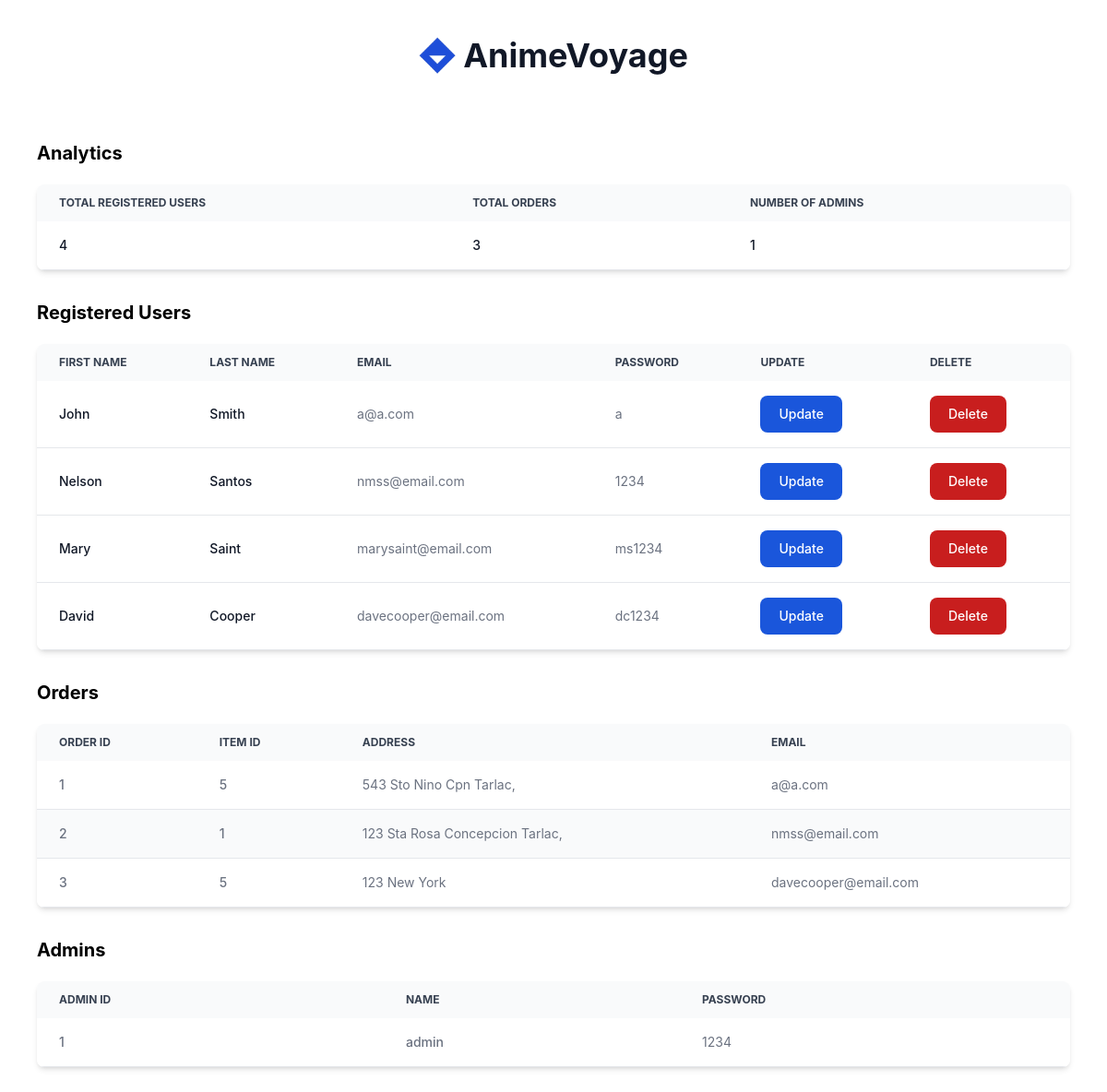
/admin-table.php, run on the app's committed database.
### tables this page shows
CREATE TABLE `users` (
  `userid` int(11) NOT NULL,
  `userfirstname` varchar(11) NOT NULL,
  `userlastname` varchar(11) NOT NULL,
  `useremail` varchar(50) NOT NULL,
  `userpassword` varchar(11) NOT NULL
);

CREATE TABLE `orders` (
  `orderid` int(11) NOT NULL,
  `itemid` int(11) NOT NULL,
  `useraddress` varchar(100) NOT NULL,
  `orderemail` varchar(50) NOT NULL
);

### admin-table.php (the view, shortened to what this page needs)
<?php
include 'dbcon.php';
?>
<!DOCTYPE html>
<html lang="en">
<head>
    <link href="https://cdnjs.cloudflare.com/ajax/libs/flowbite/2.2.0/flowbite.min.css" rel="stylesheet" />
</head>
<body>
    <a href="#" class="flex items-center justify-center mb-10 text-4xl font-bold text-gray-900">
          <img class="w-10 h-10 mr-2" src="./assets/logo.png" alt="logo">
          AnimeVoyage
    </a>
    <h2 class="text-xl pt-8 font-bold pb-5 md:text-2xl md:mb-4">Analytics</h2>
    <div class="relative overflow-x-auto shadow-md sm:rounded-lg">
        <table class="w-full text-sm text-left rtl:text-right text-gray-500 dark:text-gray-400">
            <thead class="text-xs text-gray-700 uppercase bg-gray-50 dark:bg-gray-700 dark:text-gray-400">
                <tr>
                    <th scope="col" class="px-6 py-3">
                        Total Registered Users
                    </th>
                    <th scope="col" class="px-6 py-3">
                        Total Orders
                    </th>
                    <th scope="col" class="px-6 py-3">
                        Number of Admins
                    </th>
                </tr>
            </thead>
            <tbody>
                <?php
                    $sql = "SELECT COUNT(*) as count FROM users";
                    $stmt = $con->prepare($sql);
                    $stmt->execute();
                    $result = $stmt->get_result();
                    while ($row = $result->fetch_assoc()) {
                ?>
                    <tr class="odd:bg-white odd:dark:bg-gray-900 even:bg-gray-50 even:dark:bg-gray-800
                        border-b dark:border-gray-700">
                        <th scope="row" class="px-6 py-4 font-medium text-gray-900 whitespace-nowrap">
                            <?php echo $row['count']; ?>
                        </th>
                    <?php }
                        $sql = "SELECT COUNT(*) as count1 FROM orders";
                        $stmt = $con->prepare($sql);
                        $stmt->execute();
                        $result = $stmt->get_result();
                        while ($row = $result->fetch_assoc()) {
                    ?>
                        <td class="px-6 py-4 font-medium text-gray-900 whitespace-nowrap">
                            <?php echo $row['count1']; ?>
                        </td>
                    <?php }
                        $sql = "SELECT COUNT(*) as count2 FROM `admin`";
                        $stmt = $con->prepare($sql);
                        $stmt->execute();
                        $result = $stmt->get_result();
                        while ($row = $result->fetch_assoc()) {
                    ?>
                        <td class="px-6 py-4 font-medium text-gray-900 whitespace-nowrap">
                            <?php echo $row['count2']; ?>
                        </td>
                    </tr>
                    <?php } ?>
            </tbody>
        </table>
    </div>
    <h2 class="text-xl pt-8 font-bold pb-5 md:text-2xl md:mb-4">Registered Users</h2>
    <div class="relative overflow-x-auto shadow-md sm:rounded-lg">
        <table class="w-full text-sm text-left rtl:text-right text-gray-500 dark:text-gray-400">
            <thead class="text-xs text-gray-700 uppercase bg-gray-50 dark:bg-gray-700 dark:text-gray-400">
                <tr>
                    <th scope="col" class="px-6 py-3">
                        First Name
                    </th>
                    <th scope="col" class="px-6 py-3">
                        Last Name
                    </th>
                    <th scope="col" class="px-6 py-3">
                        Email
                    </th>
                    <th scope="col" class="px-6 py-3">
                        Password
                    </th>
                    <th scope="col" class="px-6 py-3">
                        Update
                    </th>
                    <th scope="col" class="px-6 py-3">
                        Delete
                    </th>
                </tr>
            </thead>
            <tbody>
                <?php
                $sql = "SELECT * FROM users";
                $stmt = $con->prepare($sql);
                $stmt->execute();
                $result = $stmt->get_result();
                while ($row = $result->fetch_assoc()) {
                ?>
                    <tr class="odd:bg-white odd:dark:bg-gray-900 even:bg-gray-50 even:dark:bg-gray-800
                        border-b dark:border-gray-700">
                        <th scope="row" class="px-6 py-4 font-medium text-gray-900 whitespace-nowrap">
                            <?php echo $row['userfirstname']; ?>
                        </th>
                        <td class="px-6 py-4 font-medium text-gray-900 whitespace-nowrap">
                            <?php echo $row['userlastname']; ?>
                        </td>
                        <td class="px-6 py-4">
                            <?php echo $row['useremail']; ?>
                        </td>
                        <td class="px-6 py-4">
                            <?php echo $row['userpassword']; ?>
                        </td>
                        <td class="px-6 py-4">
                            <button onclick="openUpdate()" data-modal-target="#updatemodal-<?php echo $row['userid']; ?>"
                             data-modal-toggle="modal" class="block text-white bg-blue-700 hover:bg-blue-800
                             focus:ring-4 focus:outline-none focus:ring-blue-300 font-medium rounded-lg text-sm px-5
                             py-2.5 text-center dark:bg-blue-600 dark:hover:bg-blue-700 dark:focus:ring-blue-800" type="button">
                                Update
                            </button>
                        </td>
                        <td class="px-6 py-4">
                            <button onclick="openDelete()" data-modal-target="#deletemodal-<?php echo $row['userid']; ?>"
                            data-modal-toggle="modal" class="block text-white bg-red-700 hover:bg-red-800 focus:ring-4
                            focus:outline-none focus:ring-blue-300 font-medium rounded-lg text-sm px-5 py-2.5 text-center
                            dark:bg-blue-600 dark:hover:bg-blue-700 dark:focus:ring-blue-800" type="button">
                                Delete
                            </button>
                        </td>
                    </tr>
                <?php } ?>
            </tbody>
        </table>
    </div>
    <h2 class="text-xl pt-8 font-bold pb-5 md:text-2xl md:mb-4">Orders</h2>
    <div class="relative overflow-x-auto shadow-md sm:rounded-lg">
        <table class="w-full text-sm text-left rtl:text-right text-gray-500 dark:text-gray-400">
            <thead class="text-xs text-gray-700 uppercase bg-gray-50 dark:bg-gray-700 dark:text-gray-400">
                <tr>
                    <th scope="col" class="px-6 py-3">
                        Order ID
                    </th>
                    <th scope="col" class="px-6 py-3">
                        Item ID
                    </th>
                    <th scope="col" class="px-6 py-3">
                        Address
                    </th>
                    <th scope="col" class="px-6 py-3">
                        Email
                    </th>
                </tr>
            </thead>
            <tbody>
                <?php
                $sql = "SELECT * FROM orders";
                $stmt = $con->prepare($sql);
                $stmt->execute();
                $result = $stmt->get_result();
                while ($row = $result->fetch_assoc()) {
                ?>
                    <tr class="odd:bg-white odd:dark:bg-gray-900 even:bg-gray-50 even:dark:bg-gray-800
                        border-b dark:border-gray-700">
                        <th scope="row" class="px-6 py-4 font-medium whitespace-nowrap">
                            <?php echo $row['orderid']; ?>
                        </th>
                        <td class="px-6 py-4 font-medium whitespace-nowrap">
                            <?php echo $row['itemid']; ?>
                        </td>
                        <td class="px-6 py-4">
                            <?php echo $row['useraddress']; ?>
                        </td>
                        <td class="px-6 py-4">
                            <?php echo $row['orderemail']; ?>
                        </td>
                    </tr>
                <?php } ?>
            </tbody>
        </table>
    </div>
    <h2 class="text-xl pt-8 font-bold pb-5 md:text-2xl md:mb-4">Admins</h2>
    <div class="relative overflow-x-auto shadow-md sm:rounded-lg">
        <table class="w-full text-sm text-left rtl:text-right text-gray-500 dark:text-gray-400">
            <thead class="text-xs text-gray-700 uppercase bg-gray-50 dark:bg-gray-700 dark:text-gray-400">
                <tr>
                    <th scope="col" class="px-6 py-3">
                        Admin ID
                    </th>
                    <th scope="col" class="px-6 py-3">
                        Name
                    </th>
                    <th scope="col" class="px-6 py-3">
                        Password
                    </th>
                </tr>
            </thead>
            <tbody>
                <?php
                $sql = "SELECT * FROM admin";
                $stmt = $con->prepare($sql);
                $stmt->execute();
                $result = $stmt->get_result();
                while ($row = $result->fetch_assoc()) {
                ?>
                    <tr class="odd:bg-white odd:dark:bg-gray-900 even:bg-gray-50 even:dark:bg-gray-800
                        border-b dark:border-gray-700">
                        <th scope="row" class="px-6 py-4 font-medium whitespace-nowrap">
                            <?php echo $row['adminid']; ?>
                        </th>
                        <td class="px-6 py-4 font-medium whitespace-nowrap">
                            <?php echo $row['adminname']; ?>
                        </td>
                        <td class="px-6 py-4">
                            <?php echo $row['adminpassword']; ?>
                        </td>
                    </tr>
                <?php } ?>
            </tbody>
        </table>
    </div>
    </body>
</html>

### admin-table.php (style rules this page uses)
body, html { padding: 20px; background-color: white; }

### data on the page
users: userfirstname "John", userlastname "Smith", useremail "a@a.com", userpassword "a"
users: userfirstname "Nelson", userlastname "Santos", useremail "nmss@email.com", userpassword "1234"
users: userfirstname "Mary", userlastname "Saint", useremail "marysaint@email.com", userpassword "ms1234"
users: userfirstname "David", userlastname "Cooper", useremail "davecooper@email.com", userpassword "dc1234"
orders: orderid "1", itemid "5", useraddress "543 Sto Nino Cpn Tarlac,", orderemail "a@a.com"
orders: orderid "2", itemid "1", useraddress "123 Sta Rosa Concepcion Tarlac,", orderemail "nmss@email.com"
orders: orderid "3", itemid "5", useraddress "123 New York", orderemail "davecooper@email.com"

### other printed values
$row['count'] "4"
$row['count1'] "3"
$row['count2'] "1"
$row['adminid'] "1"
$row['adminname'] "admin"
$row['adminpassword'] "1234"
